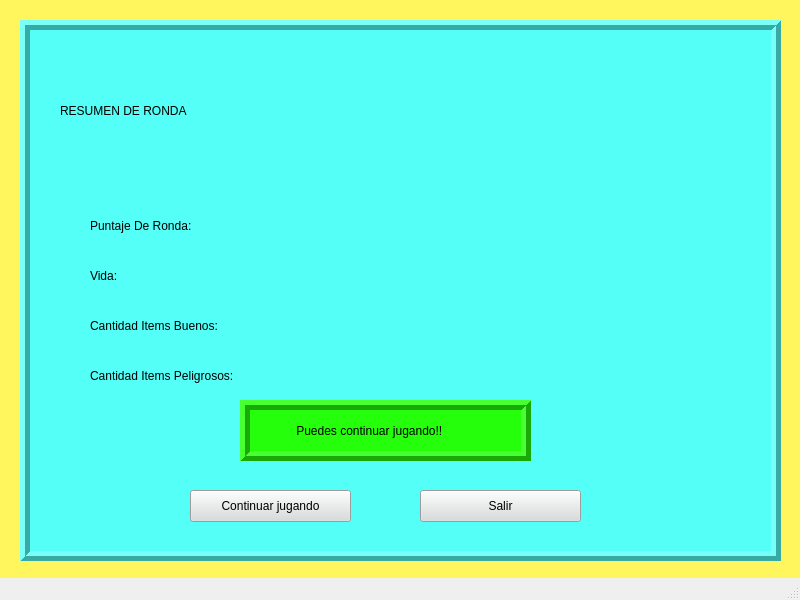
<?xml version="1.0" encoding="UTF-8"?>
<ui version="4.0">
 <class>VentanaPost</class>
 <widget class="QMainWindow" name="VentanaPost">
  <property name="geometry">
   <rect>
    <x>0</x>
    <y>0</y>
    <width>800</width>
    <height>600</height>
   </rect>
  </property>
  <property name="windowTitle">
   <string>Ventana Post Ronda</string>
  </property>
  <widget class="QWidget" name="centralwidget">
   <widget class="QWidget" name="widget" native="true">
    <property name="geometry">
     <rect>
      <x>0</x>
      <y>0</y>
      <width>801</width>
      <height>581</height>
     </rect>
    </property>
    <property name="styleSheet">
     <string notr="true">background-color:rgb(255, 245, 92)</string>
    </property>
    <widget class="QFrame" name="frame">
     <property name="geometry">
      <rect>
       <x>20</x>
       <y>20</y>
       <width>761</width>
       <height>541</height>
      </rect>
     </property>
     <property name="styleSheet">
      <string notr="true">background-color:rgb(83, 255, 246)</string>
     </property>
     <property name="frameShape">
      <enum>QFrame::Box</enum>
     </property>
     <property name="frameShadow">
      <enum>QFrame::Raised</enum>
     </property>
     <property name="lineWidth">
      <number>5</number>
     </property>
     <widget class="QLabel" name="label">
      <property name="geometry">
       <rect>
        <x>40</x>
        <y>50</y>
        <width>541</width>
        <height>81</height>
       </rect>
      </property>
      <property name="styleSheet">
       <string notr="true">font: 75 60pt &quot;Marker Felt&quot;;</string>
      </property>
      <property name="text">
       <string>RESUMEN DE RONDA</string>
      </property>
     </widget>
     <widget class="QLabel" name="label_2">
      <property name="geometry">
       <rect>
        <x>610</x>
        <y>50</y>
        <width>91</width>
        <height>71</height>
       </rect>
      </property>
      <property name="text">
       <string/>
      </property>
      <property name="pixmap">
       <pixmap>sprites/Objetos/Cerveza.png</pixmap>
      </property>
      <property name="scaledContents">
       <bool>true</bool>
      </property>
     </widget>
     <widget class="QLabel" name="label_3">
      <property name="geometry">
       <rect>
        <x>70</x>
        <y>190</y>
        <width>211</width>
        <height>31</height>
       </rect>
      </property>
      <property name="styleSheet">
       <string notr="true">font: italic 24pt &quot;Marker Felt&quot;;</string>
      </property>
      <property name="text">
       <string>Puntaje De Ronda:</string>
      </property>
     </widget>
     <widget class="QLabel" name="label_4">
      <property name="geometry">
       <rect>
        <x>70</x>
        <y>240</y>
        <width>211</width>
        <height>31</height>
       </rect>
      </property>
      <property name="styleSheet">
       <string notr="true">font: italic 24pt &quot;Marker Felt&quot;;</string>
      </property>
      <property name="text">
       <string>Vida:</string>
      </property>
     </widget>
     <widget class="QLabel" name="label_5">
      <property name="geometry">
       <rect>
        <x>70</x>
        <y>290</y>
        <width>241</width>
        <height>31</height>
       </rect>
      </property>
      <property name="styleSheet">
       <string notr="true">font: italic 24pt &quot;Marker Felt&quot;;</string>
      </property>
      <property name="text">
       <string>Cantidad Items Buenos:</string>
      </property>
     </widget>
     <widget class="QLabel" name="label_6">
      <property name="geometry">
       <rect>
        <x>70</x>
        <y>340</y>
        <width>271</width>
        <height>31</height>
       </rect>
      </property>
      <property name="styleSheet">
       <string notr="true">font: italic 24pt &quot;Marker Felt&quot;;</string>
      </property>
      <property name="text">
       <string>Cantidad Items Peligrosos: </string>
      </property>
     </widget>
     <widget class="QLabel" name="label_puntaje_ronda">
      <property name="geometry">
       <rect>
        <x>600</x>
        <y>190</y>
        <width>81</width>
        <height>31</height>
       </rect>
      </property>
      <property name="styleSheet">
       <string notr="true">font: italic 24pt &quot;Marker Felt&quot;;</string>
      </property>
      <property name="text">
       <string/>
      </property>
     </widget>
     <widget class="QLabel" name="label_vida">
      <property name="geometry">
       <rect>
        <x>600</x>
        <y>240</y>
        <width>81</width>
        <height>31</height>
       </rect>
      </property>
      <property name="styleSheet">
       <string notr="true">font: italic 24pt &quot;Marker Felt&quot;;</string>
      </property>
      <property name="text">
       <string/>
      </property>
     </widget>
     <widget class="QLabel" name="label_items_buenos">
      <property name="geometry">
       <rect>
        <x>610</x>
        <y>290</y>
        <width>81</width>
        <height>31</height>
       </rect>
      </property>
      <property name="styleSheet">
       <string notr="true">font: italic 24pt &quot;Marker Felt&quot;;</string>
      </property>
      <property name="text">
       <string/>
      </property>
     </widget>
     <widget class="QLabel" name="label_items_malos">
      <property name="geometry">
       <rect>
        <x>610</x>
        <y>340</y>
        <width>81</width>
        <height>31</height>
       </rect>
      </property>
      <property name="styleSheet">
       <string notr="true">font: italic 24pt &quot;Marker Felt&quot;;</string>
      </property>
      <property name="text">
       <string/>
      </property>
     </widget>
     <widget class="QPushButton" name="boton_continuar_jugando">
      <property name="geometry">
       <rect>
        <x>170</x>
        <y>470</y>
        <width>161</width>
        <height>32</height>
       </rect>
      </property>
      <property name="styleSheet">
       <string notr="true">background-color: rgb(215, 220, 220)</string>
      </property>
      <property name="text">
       <string>Continuar jugando</string>
      </property>
     </widget>
     <widget class="QPushButton" name="boton_salir">
      <property name="geometry">
       <rect>
        <x>400</x>
        <y>470</y>
        <width>161</width>
        <height>32</height>
       </rect>
      </property>
      <property name="styleSheet">
       <string notr="true">background-color: rgb(215, 220, 220)</string>
      </property>
      <property name="text">
       <string>Salir</string>
      </property>
     </widget>
     <widget class="QLabel" name="label_cartel">
      <property name="geometry">
       <rect>
        <x>220</x>
        <y>380</y>
        <width>291</width>
        <height>61</height>
       </rect>
      </property>
      <property name="styleSheet">
       <string notr="true">background-color: rgb(37, 255, 11);
font: 75 italic 14pt &quot;Optima&quot;;</string>
      </property>
      <property name="frameShape">
       <enum>QFrame::Box</enum>
      </property>
      <property name="frameShadow">
       <enum>QFrame::Raised</enum>
      </property>
      <property name="lineWidth">
       <number>5</number>
      </property>
      <property name="text">
       <string>             Puedes continuar jugando!!</string>
      </property>
     </widget>
    </widget>
   </widget>
  </widget>
  <widget class="QStatusBar" name="statusbar"/>
 </widget>
 <resources/>
 <connections/>
</ui>
